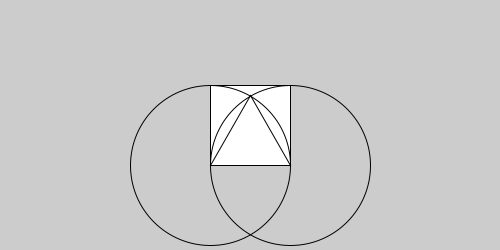
Frame 1 (no input)
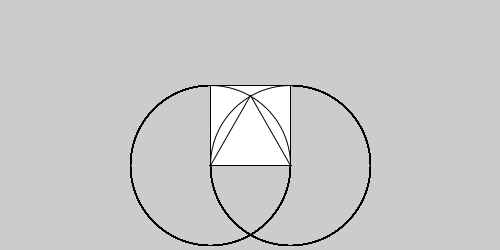
Frame 60 (the mouse pressed at the canvas centre just before this capture)
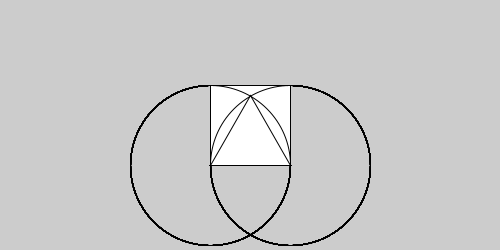
Frame 120 (the mouse held since frame 60 and released just before this capture)

The Processing sketch that drew these frames (run headless with seeded random() and noise(); from frame 60 on, the mouse is pressed at the canvas centre):

// Processing sketch: visualizingTheShape
// ── visualizingTheShape.pde
float sideLength = 80;
float triangleHeight = (sideLength/2 * sqrt(3));

void setup() {
  size(500, 250);
  fill(255);
  stroke(0);
  strokeWeight(2);
  
  
}


void draw() {
  fill(255);
   strokeWeight(1);
   rectMode(CENTER);
   rect(width/2, height/2, sideLength, sideLength);
 
   
  
   float x1 = width/2 - sideLength/2; 
   float x2 = width/2 + sideLength/2;
   float x3 = width/2;
   float y1 = height/2 + sideLength/2; 
   float y2 = y1;
   float y3 = (height/2 + sideLength/2 - triangleHeight);

   triangle(x1, y1, x2, y2, x3, y3);

   noFill();
   strokeWeight(1);
   ellipseMode(CENTER);
   ellipse(x1, height/2 + sideLength/2, 2*sideLength, 2*sideLength);
   ellipse(x2, height/2 + sideLength/2, 2*sideLength, 2*sideLength);

   
 
}
